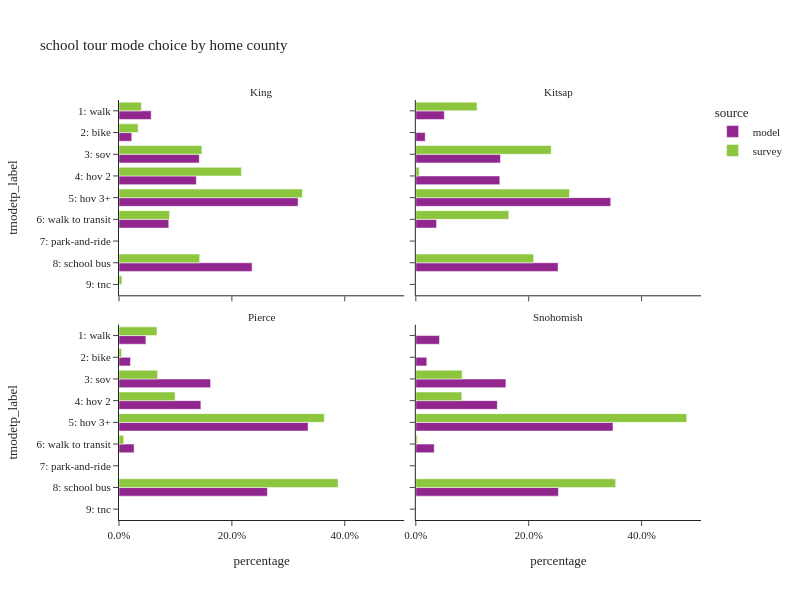

Here is the notebook cell this chart was saved with:
### Code cell
incl_county = ["King", "Kitsap", "Pierce", "Snohomish"]

plot_mode_choice(sc_tour.loc[sc_tour["CountyName"].isin(incl_county)],"CountyName",
                 {"CountyName":["King", "Kitsap", "Pierce", "Snohomish"],
                  "tmodetp_label":mode_cat.values()},
                 "home county",
                 2,600)

### Figure 1 — Plotly figure (JSON) as saved in the notebook; plotly's stock layout.template omitted (floating-point values rounded to 4 significant figures)
{"data": [{"alignmentgroup": "True", "customdata": [[18057], [7139], [45031], [43398], [100488], [27930], [74673]], "hovertemplate": "source=model<br>CountyName=King<br>percentage=%{x}<br>tmodetp_label=%{y}<br>sample count=%{customdata[0]}<extra></extra>", "legendgroup": "model", "marker": {"color": "#91268F", "pattern": {"shape": ""}}, "name": "model", "offsetgroup": "model", "orientation": "h", "showlegend": true, "textposition": "auto", "type": "bar", "x": [0.05701, 0.02254, 0.1422, 0.137, 0.3173, 0.08819, 0.2358], "xaxis": "x3", "y": ["1: walk", "2: bike", "3: sov", "4: hov 2", "5: hov 3+", "6: walk to transit", "8: school bus"], "yaxis": "y3"}, {"alignmentgroup": "True", "customdata": [[1678], [553], [4985], [4947], [11480], [1221], [8379]], "hovertemplate": "source=model<br>CountyName=Kitsap<br>percentage=%{x}<br>tmodetp_label=%{y}<br>sample count=%{customdata[0]}<extra></extra>", "legendgroup": "model", "marker": {"color": "#91268F", "pattern": {"shape": ""}}, "name": "model", "offsetgroup": "model", "orientation": "h", "showlegend": false, "textposition": "auto", "type": "bar", "x": [0.05048, 0.01664, 0.15, 0.1488, 0.3453, 0.03673, 0.2521], "xaxis": "x4", "y": ["1: walk", "2: bike", "3: sov", "4: hov 2", "5: hov 3+", "6: walk to transit", "8: school bus"], "yaxis": "y4"}, {"alignmentgroup": "True", "customdata": [[6360], [2722], [21670], [19373], [44734], [3575], [35111]], "hovertemplate": "source=model<br>CountyName=Pierce<br>percentage=%{x}<br>tmodetp_label=%{y}<br>sample count=%{customdata[0]}<extra></extra>", "legendgroup": "model", "marker": {"color": "#91268F", "pattern": {"shape": ""}}, "name": "model", "offsetgroup": "model", "orientation": "h", "showlegend": false, "textposition": "auto", "type": "bar", "x": [0.04762, 0.02038, 0.1623, 0.1451, 0.335, 0.02677, 0.2629], "xaxis": "x", "y": ["1: walk", "2: bike", "3: sov", "4: hov 2", "5: hov 3+", "6: walk to transit", "8: school bus"], "yaxis": "y"}, {"alignmentgroup": "True", "customdata": [[4950], [2293], [18831], [17034], [41214], [3852], [29805]], "hovertemplate": "source=model<br>CountyName=Snohomish<br>percentage=%{x}<br>tmodetp_label=%{y}<br>sample count=%{customdata[0]}<extra></extra>", "legendgroup": "model", "marker": {"color": "#91268F", "pattern": {"shape": ""}}, "name": "model", "offsetgroup": "model", "orientation": "h", "showlegend": false, "textposition": "auto", "type": "bar", "x": [0.04196, 0.01944, 0.1596, 0.1444, 0.3493, 0.03265, 0.2526], "xaxis": "x2", "y": ["1: walk", "2: bike", "3: sov", "4: hov 2", "5: hov 3+", "6: walk to transit", "8: school bus"], "yaxis": "y2"}, {"alignmentgroup": "True", "customdata": [[56], [17], [24], [66], [134], [43], [81], [2]], "hovertemplate": "source=survey<br>CountyName=King<br>percentage=%{x}<br>tmodetp_label=%{y}<br>sample count=%{customdata[0]}<extra></extra>", "legendgroup": "survey", "marker": {"color": "#8CC63E", "pattern": {"shape": ""}}, "name": "survey", "offsetgroup": "survey", "orientation": "h", "showlegend": true, "textposition": "auto", "type": "bar", "x": [0.03954, 0.03391, 0.1469, 0.2169, 0.325, 0.08959, 0.143, 0.005194], "xaxis": "x3", "y": ["1: walk", "2: bike", "3: sov", "4: hov 2", "5: hov 3+", "6: walk to transit", "8: school bus", "9: tnc"], "yaxis": "y3"}, {"alignmentgroup": "True", "customdata": [[1], [5], [2], [9], [2], [22]], "hovertemplate": "source=survey<br>CountyName=Kitsap<br>percentage=%{x}<br>tmodetp_label=%{y}<br>sample count=%{customdata[0]}<extra></extra>", "legendgroup": "survey", "marker": {"color": "#8CC63E", "pattern": {"shape": ""}}, "name": "survey", "offsetgroup": "survey", "orientation": "h", "showlegend": false, "textposition": "auto", "type": "bar", "x": [0.1085, 0.2398, 0.005935, 0.2723, 0.1647, 0.2088], "xaxis": "x4", "y": ["1: walk", "3: sov", "4: hov 2", "5: hov 3+", "6: walk to transit", "8: school bus"], "yaxis": "y4"}, {"alignmentgroup": "True", "customdata": [[8], [3], [9], [10], [13], [4], [21]], "hovertemplate": "source=survey<br>CountyName=Pierce<br>percentage=%{x}<br>tmodetp_label=%{y}<br>sample count=%{customdata[0]}<extra></extra>", "legendgroup": "survey", "marker": {"color": "#8CC63E", "pattern": {"shape": ""}}, "name": "survey", "offsetgroup": "survey", "orientation": "h", "showlegend": false, "textposition": "auto", "type": "bar", "x": [0.06722, 0.004496, 0.06847, 0.09934, 0.3639, 0.008384, 0.3882], "xaxis": "x", "y": ["1: walk", "2: bike", "3: sov", "4: hov 2", "5: hov 3+", "6: walk to transit", "8: school bus"], "yaxis": "y"}, {"alignmentgroup": "True", "customdata": [[4], [13], [25], [1], [30]], "hovertemplate": "source=survey<br>CountyName=Snohomish<br>percentage=%{x}<br>tmodetp_label=%{y}<br>sample count=%{customdata[0]}<extra></extra>", "legendgroup": "survey", "marker": {"color": "#8CC63E", "pattern": {"shape": ""}}, "name": "survey", "offsetgroup": "survey", "orientation": "h", "showlegend": false, "textposition": "auto", "type": "bar", "x": [0.08212, 0.08144, 0.48, 0.002369, 0.3541], "xaxis": "x2", "y": ["3: sov", "4: hov 2", "5: hov 3+", "6: walk to transit", "8: school bus"], "yaxis": "y2"}], "layout": {"annotations": [{"font": {}, "showarrow": false, "text": "Pierce", "x": 0.245, "xanchor": "center", "xref": "paper", "y": 0.465, "yanchor": "bottom", "yref": "paper"}, {"font": {}, "showarrow": false, "text": "Snohomish", "x": 0.755, "xanchor": "center", "xref": "paper", "y": 0.465, "yanchor": "bottom", "yref": "paper"}, {"font": {}, "showarrow": false, "text": "King", "x": 0.245, "xanchor": "center", "xref": "paper", "y": 1.0, "yanchor": "bottom", "yref": "paper"}, {"font": {}, "showarrow": false, "text": "Kitsap", "x": 0.755, "xanchor": "center", "xref": "paper", "y": 1.0, "yanchor": "bottom", "yref": "paper"}], "barmode": "group", "height": 600, "legend": {"title": {"text": "source"}, "tracegroupgap": 0}, "title": {"text": "school tour mode choice by home county"}, "width": 800, "xaxis": {"anchor": "y", "domain": [0.0, 0.49], "tickformat": ".1%", "title": {"text": "percentage"}}, "xaxis2": {"anchor": "y2", "domain": [0.51, 1.0], "matches": "x", "tickformat": ".1%", "title": {"text": "percentage"}}, "xaxis3": {"anchor": "y3", "domain": [0.0, 0.49], "matches": "x", "showticklabels": false, "tickformat": ".1%"}, "xaxis4": {"anchor": "y4", "domain": [0.51, 1.0], "matches": "x", "showticklabels": false, "tickformat": ".1%"}, "yaxis": {"anchor": "x", "categoryarray": ["9: tnc", "8: school bus", "7: park-and-ride", "6: walk to transit", "5: hov 3+", "4: hov 2", "3: sov", "2: bike", "1: walk"], "categoryorder": "array", "domain": [0.0, 0.465], "title": {"text": "tmodetp_label"}}, "yaxis2": {"anchor": "x2", "domain": [0.0, 0.465], "matches": "y", "showticklabels": false}, "yaxis3": {"anchor": "x3", "categoryarray": ["9: tnc", "8: school bus", "7: park-and-ride", "6: walk to transit", "5: hov 3+", "4: hov 2", "3: sov", "2: bike", "1: walk"], "categoryorder": "array", "domain": [0.535, 1.0], "matches": "y", "title": {"text": "tmodetp_label"}}, "yaxis4": {"anchor": "x4", "domain": [0.535, 1.0], "matches": "y", "showticklabels": false}}}
